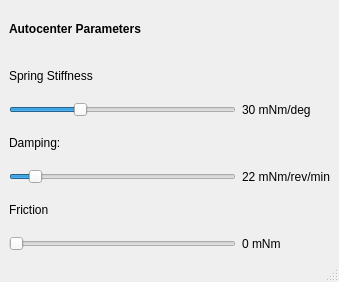
<?xml version="1.0" encoding="UTF-8"?>
<ui version="4.0">
 <class>MainWindow</class>
 <widget class="QMainWindow" name="MainWindow">
  <property name="geometry">
   <rect>
    <x>0</x>
    <y>0</y>
    <width>339</width>
    <height>282</height>
   </rect>
  </property>
  <property name="windowTitle">
   <string>MainWindow</string>
  </property>
  <widget class="QWidget" name="centralwidget">
   <layout class="QGridLayout" name="gridLayout_2">
    <item row="0" column="0">
     <layout class="QGridLayout" name="gridLayout">
      <item row="1" column="0">
       <widget class="QLabel" name="lblSpringtitle">
        <property name="text">
         <string>Spring Stiffness</string>
        </property>
       </widget>
      </item>
      <item row="2" column="1">
       <widget class="QLabel" name="lblSpring">
        <property name="text">
         <string>30 mNm/deg</string>
        </property>
       </widget>
      </item>
      <item row="4" column="0">
       <widget class="QSlider" name="sliderDamping">
        <property name="maximum">
         <number>250</number>
        </property>
        <property name="sliderPosition">
         <number>22</number>
        </property>
        <property name="orientation">
         <enum>Qt::Horizontal</enum>
        </property>
       </widget>
      </item>
      <item row="2" column="0">
       <widget class="QSlider" name="sliderSpring">
        <property name="maximum">
         <number>100</number>
        </property>
        <property name="sliderPosition">
         <number>30</number>
        </property>
        <property name="orientation">
         <enum>Qt::Horizontal</enum>
        </property>
       </widget>
      </item>
      <item row="5" column="0">
       <widget class="QLabel" name="lblFrictiontitle">
        <property name="text">
         <string>Friction</string>
        </property>
       </widget>
      </item>
      <item row="3" column="0">
       <widget class="QLabel" name="lblDampingtitle">
        <property name="text">
         <string>Damping:</string>
        </property>
       </widget>
      </item>
      <item row="0" column="0">
       <widget class="QLabel" name="lblAutocentertitle">
        <property name="font">
         <font>
          <weight>75</weight>
          <bold>true</bold>
         </font>
        </property>
        <property name="text">
         <string>Autocenter Parameters</string>
        </property>
       </widget>
      </item>
      <item row="6" column="0">
       <widget class="QSlider" name="sliderFriction">
        <property name="maximum">
         <number>500</number>
        </property>
        <property name="orientation">
         <enum>Qt::Horizontal</enum>
        </property>
       </widget>
      </item>
      <item row="4" column="1">
       <widget class="QLabel" name="lblDamping">
        <property name="text">
         <string>22 mNm/rev/min</string>
        </property>
       </widget>
      </item>
      <item row="6" column="1">
       <widget class="QLabel" name="lblFriction">
        <property name="text">
         <string>0 mNm</string>
        </property>
       </widget>
      </item>
     </layout>
    </item>
   </layout>
  </widget>
  <widget class="QMenuBar" name="menubar">
   <property name="geometry">
    <rect>
     <x>0</x>
     <y>0</y>
     <width>339</width>
     <height>22</height>
    </rect>
   </property>
  </widget>
  <widget class="QStatusBar" name="statusbar"/>
 </widget>
 <resources/>
 <connections/>
</ui>
